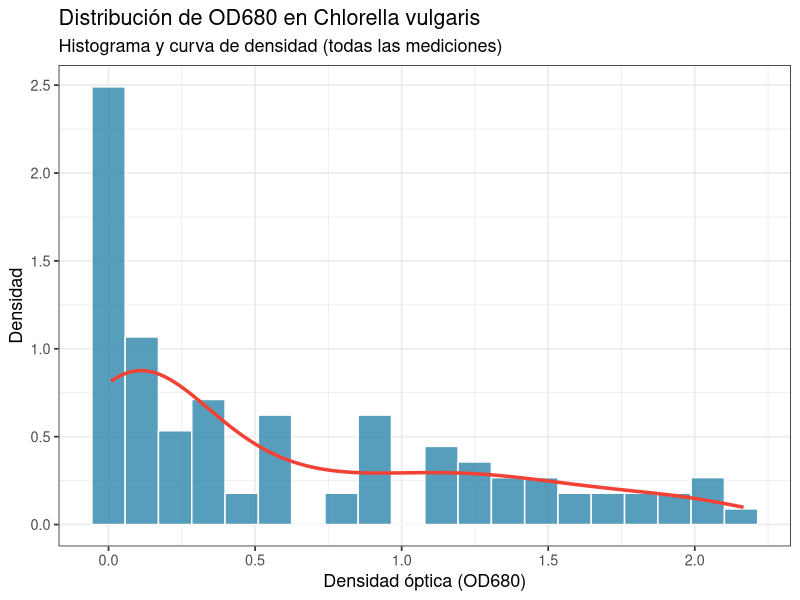
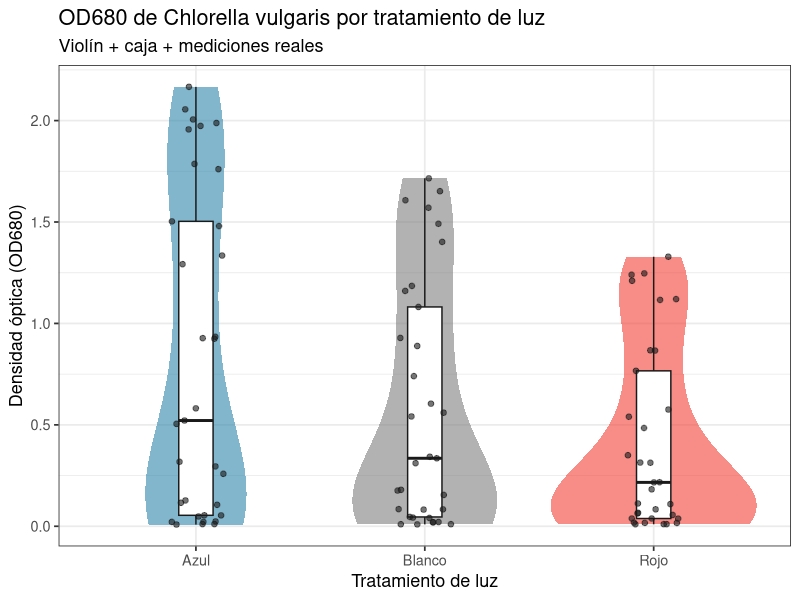
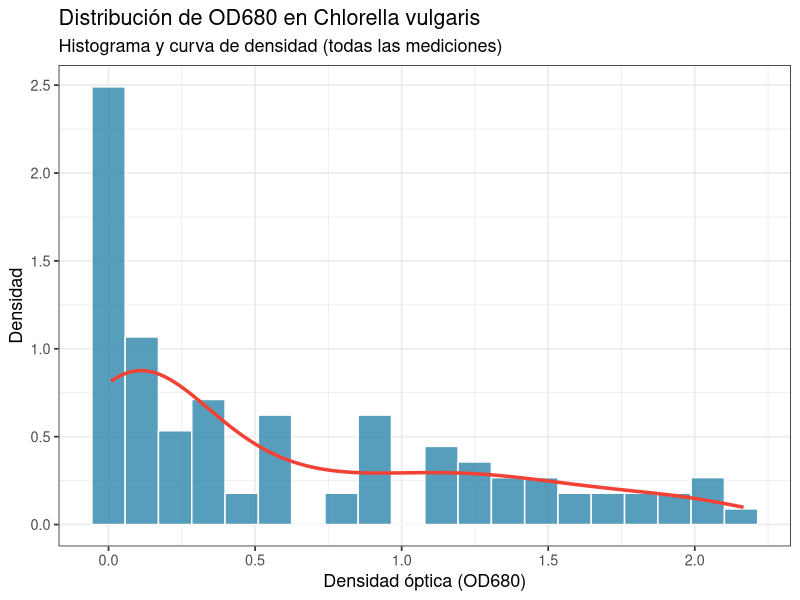
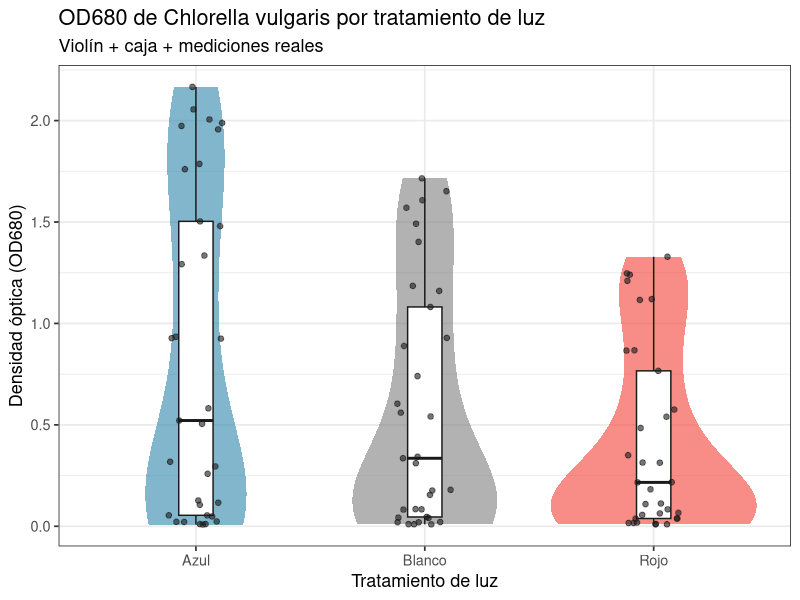

The R script that drew these images, in order:
# ==========================================================================
# Ejercicio 01. Distribución de OD680 en Chlorella vulgaris
# (histograma + densidad + violín)
# ==========================================================================
# Autor: Dr. José Juan Torres Martínez
# Docente de Ciencias Químicas
# Universidad Autónoma de San Luis Potosí (UASLP)
# México
#
# Material académico para estudiantes
# Serie "ggplot" — Ejercicio 01
#
# Descripción: Un ejercicio con gráficos de distribución (histograma,
#   densidad y violín) de la familia de gráficos de
#   https://r-graph-gallery.com/ (sección Distribution). Usamos mediciones
#   reales de densidad óptica (OD680) de Chlorella vulgaris cultivada con
#   luz azul y luz roja. Todo se calcula de cero: los datos van primero
#   como mediciones reales (CSV) y cada valor se deriva de los datos.
#
# Nota sobre el diseño: este conjunto de datos solo tiene dos tratamientos
#   (luz azul y luz roja). No incluye un control con luz blanca, así que
#   la comparación es entre azul y roja, no contra un control. En un
#   experimento completo, el control con luz blanca sería necesario.
#
# Objetivos de aprendizaje:
#   - Hacer un histograma y una curva de densidad con ggplot2.
#   - Comparar dos tratamientos con un gráfico de violín + caja.
#   - Personalizar colores, títulos y tema para un gráfico claro.
#
# Requisitos: tidyverse.
#   Instálalo con: install.packages("tidyverse")
#
# Datos: datos_od680_chlorella.csv — OD680 de Chlorella vulgaris, días 0-10,
#   luz Azul y luz Roja, n = 3 réplicas por día y tratamiento.
# ==========================================================================

# --------------------------------------------------------------------------
# 1. Cargar paquetes
# --------------------------------------------------------------------------
library(tidyverse)

# --------------------------------------------------------------------------
# 2. Leer los datos (mediciones reales, formato largo)
# --------------------------------------------------------------------------
datos <- read_csv("datos_od680_chlorella.csv", show_col_types = FALSE)

# Revisar los datos
glimpse(datos)
summary(datos$od680)

# --------------------------------------------------------------------------
# 3. Histograma + densidad de OD680 (todas las mediciones)
# --------------------------------------------------------------------------
# ¿Cómo se distribuyen las mediciones de OD680? Un histograma muestra la
# forma de la distribución; la curva de densidad la suaviza. Como los datos
# mezclan todos los días (0-10), la mayoría de los valores están cerca de
# cero (días iniciales) y hay una cola larga hacia valores altos (días
# finales). Eso es esperable en datos de crecimiento.

grafica_hist <- ggplot(datos, aes(x = od680)) +
  geom_histogram(
    aes(y = after_stat(density)),
    bins = 20, fill = "#2E86AB", color = "white", alpha = 0.8
  ) +
  geom_density(color = "#F24236", linewidth = 1.2) +
  labs(
    x = "Densidad óptica (OD680)",
    y = "Densidad",
    title = "Distribución de OD680 en Chlorella vulgaris",
    subtitle = "Histograma y curva de densidad (todas las mediciones)"
  ) +
  theme_bw(base_size = 13)

print(grafica_hist)
ggsave("01_histograma_od680.png", grafica_hist, width = 8, height = 5, dpi = 300)

# --------------------------------------------------------------------------
# Interpretación: histograma + densidad de OD680
# --------------------------------------------------------------------------
# - Eje X: densidad óptica (OD680), adimensional (no tiene unidades: es
#   una medida de cuánta luz absorbe el cultivo a 680 nm, y crece cuando
#   hay más células). Va de 0 (cultivo casi sin células) a poco más de 2
#   (cultivo denso).
# - Eje Y: densidad (de probabilidad), adimensional. No es un conteo: es
#   la altura de la distribución. La altura de cada barra dice qué tan
#   frecuentes son los valores en ese rango; la curva roja (densidad)
#   suaviza el histograma.
# - Lo que se aprecia: la mayoría de las mediciones están cerca de cero
#   (la barra más alta, a la izquierda) y hay una cola larga hacia la
#   derecha (valores altos, hasta ~2.2). La distribución está sesgada a
#   la derecha: no es simétrica.
# - Qué significa: esto es esperable porque los datos mezclan todos los
#   días (0-10). Los días iniciales tienen OD680 casi cero y los días
#   finales tienen OD680 alto. El histograma junta todas las fases de
#   crecimiento en una sola distribución, por eso se ve ese pico a la
#   izquierda y la cola a la derecha.

# --------------------------------------------------------------------------
# 4. Violín + caja + puntos: OD680 por tratamiento de luz
# --------------------------------------------------------------------------
# El gráfico de violín muestra la forma de la distribución por tratamiento;
# la caja muestra mediana y cuartiles; los puntos son las mediciones reales.

grafica_violin <- ggplot(datos, aes(x = tratamiento, y = od680, fill = tratamiento)) +
  geom_violin(alpha = 0.6, color = NA) +
  geom_boxplot(width = 0.15, fill = "white", color = "#1a1a1a", outlier.shape = NA) +
  geom_jitter(width = 0.12, size = 1.6, alpha = 0.6, color = "#1a1a1a") +
  scale_fill_manual(values = c("Azul" = "#2E86AB", "Rojo" = "#F24236")) +
  labs(
    x = "Tratamiento de luz",
    y = "Densidad óptica (OD680)",
    title = "OD680 de Chlorella vulgaris por tratamiento de luz",
    subtitle = "Violín + caja + mediciones reales"
  ) +
  theme_bw(base_size = 13) +
  theme(legend.position = "none")

print(grafica_violin)
ggsave("01_violin_od680_por_luz.png", grafica_violin, width = 8, height = 5, dpi = 300)

# --------------------------------------------------------------------------
# Interpretación: violín + caja + puntos por tratamiento de luz
# --------------------------------------------------------------------------
# - Eje X: tratamiento de luz (Azul o Rojo). No es una cantidad, son dos
#   grupos.
# - Eje Y: densidad óptica (OD680), adimensional, igual que arriba (0 =
#   casi sin células, 2 = cultivo denso).
# - Lo que se aprecia: cada violín muestra la forma de la distribución de
#   un tratamiento. La parte ancha del violín es donde se concentran más
#   mediciones. La caja blanca dentro muestra la mediana (línea del medio)
#   y el 50% central de los datos. Los puntos son las mediciones reales.
#   El violín azul es más alto y más ancho arriba que el rojo: sus valores
#   llegan más alto y se concentran en valores mayores.
# - Qué significa: en conjunto, la luz azul da valores de OD680 más altos
#   (mayor crecimiento) que la luz roja. La dispersión (el alto del violín
#   y de los puntos) refleja que los valores varían entre días, porque el
#   cultivo crece con el tiempo.

# --------------------------------------------------------------------------
# 5. Resumen numérico por tratamiento (calculado de los datos)
# --------------------------------------------------------------------------
resumen <- datos %>%
  group_by(tratamiento) %>%
  summarise(
    n = n(),
    media = mean(od680),
    mediana = median(od680),
    desviacion = sd(od680),
    minimo = min(od680),
    maximo = max(od680),
    .groups = "drop"
  )

print(resumen)

# --------------------------------------------------------------------------
# Qué aprendimos
# --------------------------------------------------------------------------
# - El histograma y la densidad muestran la forma de la distribución de OD680.
#   La OD680 es adimensional (no tiene unidades) y crece cuando hay más
#   células: 0 es casi sin células y 2 es un cultivo denso.
# - El violín compara la distribución entre luz azul y luz roja: la azul
#   llega más alto (mayor crecimiento) que la roja.
# - Cada gráfico necesita su interpretación: qué es cada eje (con unidades),
#   qué patrón se ve y qué significa, para que cualquiera pueda leerlo sin
#   que se lo expliquen. Eso es lo que hace que el material sea autodidacta.
# - Cada punto es una medición real; nada se inventó, todo salió del CSV.
# - Limitación: no hay control con luz blanca en estos datos, así que la
#   comparación es solo azul contra roja.
